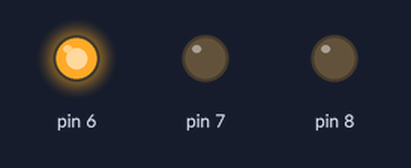
This sketch was run on a simulated Arduino Uno, built with avr-gcc and run on an emulated ATmega328P. On the bench: output pins drawn as LEDs (lit = HIGH).

Above: at 2.5 s.
At 9.5 s:
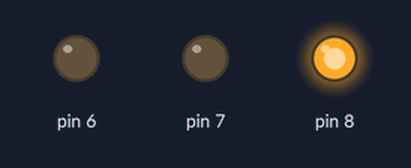
At 13.0 s:
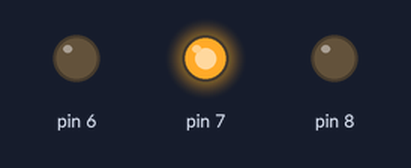
Timing chart, 0 to 18.2 s (numbered marks = the images above):
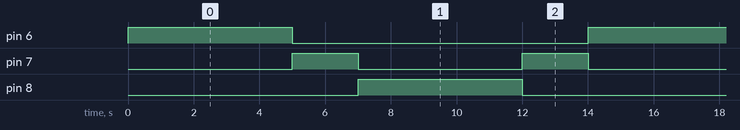

Measured:
- by itself, pin 6, pin 8: alternates HIGH for 5.0 s and LOW for 9.0 s
- by itself, pin 7: alternates HIGH for 2.0 s and LOW for 5.0 s
- by itself, everything shown: repeats every 14.0 s, in 5 steps

The sketch:

trafficLights.ino
```cpp
void setup() {
  // put your setup code here, to run once:
  pinMode(6, OUTPUT);
  pinMode(7, OUTPUT);
  pinMode(8, OUTPUT);
}

void loop() {
  // put your main code here, to run repeatedly:

  // GREEN
  digitalWrite(6, HIGH);
  delay(5000);
  digitalWrite(6, LOW);
  // AMBER
  digitalWrite(7, HIGH);
  delay(2000);
  digitalWrite(7, LOW);
  // RED
  digitalWrite(8, HIGH);
  delay(5000);
  // AMBER
  digitalWrite(8, LOW);
  digitalWrite(7, HIGH);
  delay(2000);
  digitalWrite(7, LOW);
}
```
